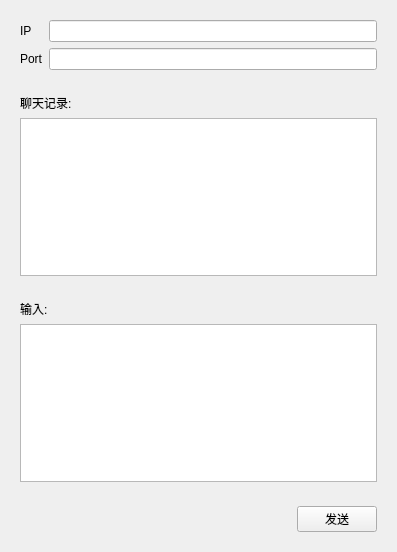
<?xml version="1.0" encoding="UTF-8"?>
<ui version="4.0">
 <class>Client</class>
 <widget class="QWidget" name="Client">
  <property name="geometry">
   <rect>
    <x>0</x>
    <y>0</y>
    <width>397</width>
    <height>552</height>
   </rect>
  </property>
  <property name="windowTitle">
   <string>Form</string>
  </property>
  <layout class="QVBoxLayout" name="verticalLayout_3">
   <item>
    <widget class="QWidget" name="widget" native="true">
     <layout class="QGridLayout" name="gridLayout">
      <item row="0" column="0">
       <widget class="QLabel" name="label">
        <property name="text">
         <string>IP</string>
        </property>
       </widget>
      </item>
      <item row="0" column="1">
       <widget class="QLineEdit" name="sIP"/>
      </item>
      <item row="1" column="0">
       <widget class="QLabel" name="label_2">
        <property name="text">
         <string>Port</string>
        </property>
       </widget>
      </item>
      <item row="1" column="1">
       <widget class="QLineEdit" name="sPort"/>
      </item>
     </layout>
    </widget>
   </item>
   <item>
    <widget class="QWidget" name="widget_2" native="true">
     <layout class="QVBoxLayout" name="verticalLayout">
      <item>
       <widget class="QLabel" name="label_3">
        <property name="text">
         <string>聊天记录:</string>
        </property>
       </widget>
      </item>
      <item>
       <widget class="QTextEdit" name="record"/>
      </item>
     </layout>
    </widget>
   </item>
   <item>
    <widget class="QWidget" name="widget_3" native="true">
     <layout class="QVBoxLayout" name="verticalLayout_2">
      <item>
       <widget class="QLabel" name="label_4">
        <property name="text">
         <string>输入:</string>
        </property>
       </widget>
      </item>
      <item>
       <widget class="QTextEdit" name="msg"/>
      </item>
     </layout>
    </widget>
   </item>
   <item>
    <widget class="QWidget" name="widget_4" native="true">
     <layout class="QHBoxLayout" name="horizontalLayout">
      <item>
       <spacer name="horizontalSpacer">
        <property name="orientation">
         <enum>Qt::Horizontal</enum>
        </property>
        <property name="sizeHint" stdset="0">
         <size>
          <width>268</width>
          <height>20</height>
         </size>
        </property>
       </spacer>
      </item>
      <item>
       <widget class="QPushButton" name="send">
        <property name="text">
         <string>发送</string>
        </property>
       </widget>
      </item>
     </layout>
    </widget>
   </item>
  </layout>
 </widget>
 <resources/>
 <connections/>
</ui>
